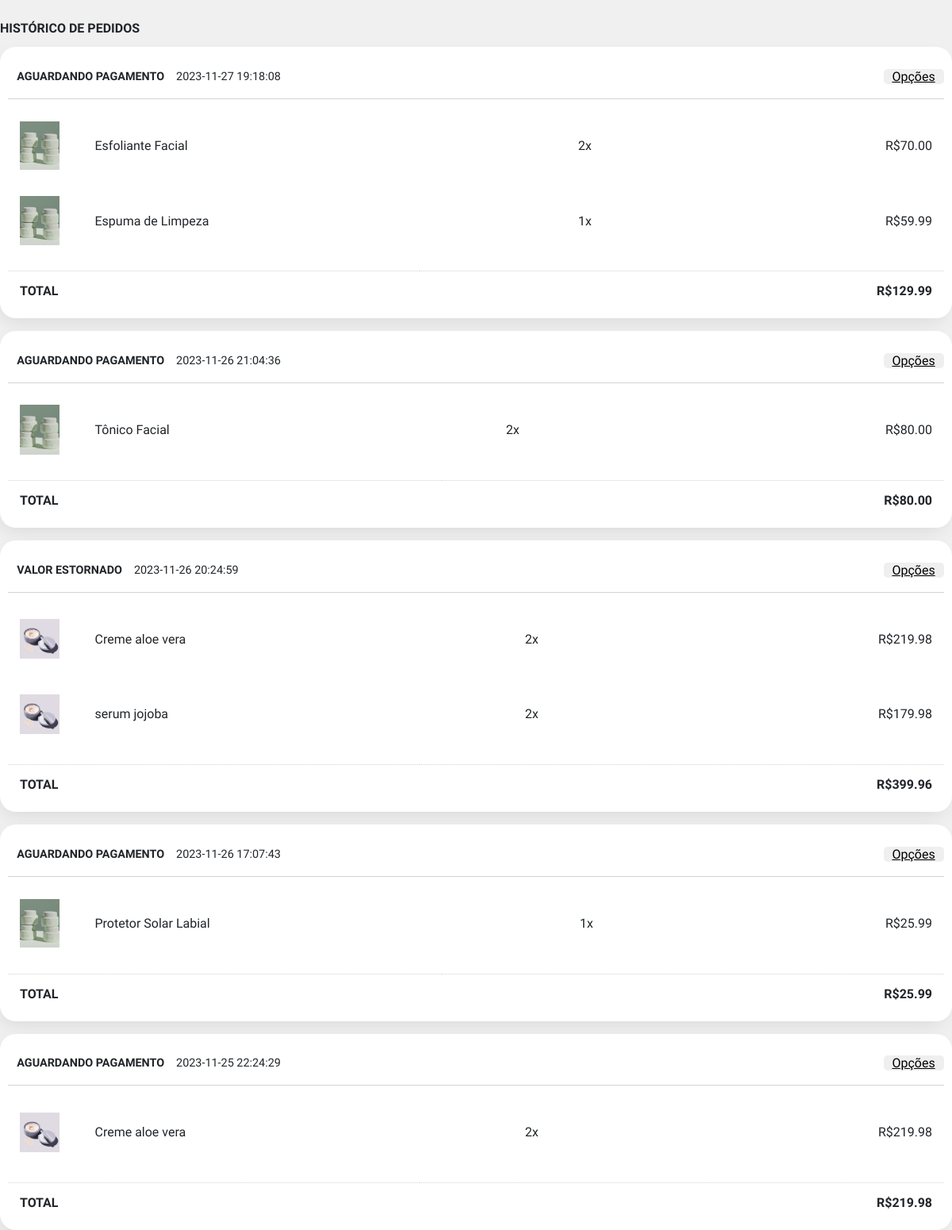
Page /view/historico.php?id=6 (signed in) on the committed database.
### tables this page shows
CREATE TABLE IF NOT EXISTS `pedidos` (
  `ID_PEDIDO` int NOT NULL AUTO_INCREMENT,
  `id_cliente` int DEFAULT NULL,
  `id_endereco` int DEFAULT NULL,
  `valor` decimal(10,2) DEFAULT NULL,
  `pagamento` varchar(50) DEFAULT NULL,
  `status` varchar(100) DEFAULT NULL,
  `datahora` datetime DEFAULT NULL,
  PRIMARY KEY (`ID_PEDIDO`),
  KEY `id_cliente` (`id_cliente`),
  KEY `id_endereco` (`id_endereco`)
);

CREATE TABLE IF NOT EXISTS `itens` (
  `ID_ITENS` int NOT NULL AUTO_INCREMENT,
  `id_pedido` int DEFAULT NULL,
  `id_produto` int DEFAULT NULL,
  `nome` varchar(100) NOT NULL,
  `quantidade` int DEFAULT NULL,
  `valor_uni` decimal(10,2) DEFAULT NULL,
  `valor_total` decimal(10,2) DEFAULT NULL,
  `datahora` datetime DEFAULT NULL,
  PRIMARY KEY (`ID_ITENS`),
  KEY `id_pedido` (`id_pedido`),
  KEY `id_produto` (`id_produto`),
  KEY `nome_fk` (`nome`)
);

### model/manager.php (called while the page is built, shortened)
<?php
        function historico($id){
            require "conexao.php";
            $sql = "SELECT * FROM pedidos WHERE id_cliente='$id' ORDER BY datahora DESC";
            $result=$conn->query($sql);
           if($result->num_rows > 0){
               $num = $result ->num_rows;
               $dados=array();
               $dados["result"] = 1;
               $dados["num"]=$num;
               $i=0;
               while($row=$result->fetch_assoc()){
                   $dados[$i]["id"] =          $row["ID_PEDIDO"];
                   $dados[$i]["id_cliente"] =  $row["id_cliente"];
                   $dados[$i]["id_endereco"] =         $row["id_endereco"];
                   $dados[$i]["valor"] =      $row["valor"];
                   $dados[$i]["pagamento"] =      $row["pagamento"];
                   $dados[$i]["status"] =      $row["status"];
                        if ($row['status']=="1"){ $dados[$i]["status"] = "Aguardando Pagamento";};
                        if ($row['status']=="6"){ $dados[$i]["status"] = "Valor Estornado";}
                   $dados[$i]["datahora"] =      $row["datahora"];
                $i++;
               }
               return $dados;
           }else{
               $dados["result"] = 0;
                   $conn->close();
                   return $dados;
               }
               }
               function itens($pedido) {
                require "conexao.php";
            $sql = "SELECT * FROM itens WHERE id_pedido='$pedido'";
            $result=$conn->query($sql);
           if($result->num_rows > 0){
               $dados=array();
               $dados["result"] = 1;
               $i=0;
               while($row=$result->fetch_assoc()){
                   $dados[$i]["id"] =          $row["ID_ITENS"];
                   $dados[$i]["id_produto"] =  $row["id_produto"];
                   $dados[$i]["nome"] =       $row["nome"];
                   $dados[$i]["quantidade"] =   $row["quantidade"];
                   $dados[$i]["valor_uni"] =      $row["valor_uni"];
                   $dados[$i]["valor_total"] =      $row["valor_total"];
                   $dados[$i]["datahora"] =    $row["datahora"];
               $dados["num"]=$i;
                $i++;
               }
               return $dados;
           }else{
               $dados["result"] = 0;
                   $conn->close();
                   return $dados;
               }
            }
            function imgProduto($id) {
                require "conexao.php";
            $sql = "SELECT img FROM produtos WHERE ID_PRODUTO='$id'";
            $result=$conn->query($sql);
           if($result->num_rows > 0){
               $num = $result ->num_rows;
               $dados=array();
               $dados["result"] = 1;
               $dados["num"]=$num;
               while($row=$result->fetch_assoc()){
                   $dados["img"] =    $row["img"];
               }
               return $dados;
           }else{
               $dados["result"] = 0;
                   $conn->close();
                   return $dados;
               }
            }
        ?>

### view/historico.php (the view, shortened to what this page needs)
<html lang="en">
<head>
<link rel="stylesheet" href="https://stackpath.bootstrapcdn.com/bootstrap/4.1.3/css/bootstrap.min.css">
    <link href="../assets/style/meuperfil.css" rel="stylesheet">
</head>
<body class="fade-in">
   <p id="title">Histórico de Pedidos</p>
   <br>
<head>
</head>
<body>
    <?php
    require '../model/manager.php';
    $historico = historico($_GET["id"]);
    if($historico["result"] == 0){ echo "<br>Você ainda não efetuou nenhum pedido, faça seu primeiro agora!"; }else{
        for($i=0;$i<$historico["num"];$i++){
    echo"
      <form action=\"\">
<div class=\"cartao\">
<table class=\"tabela\">
    <tr class=\"th\"> <td class=\"status\">".$historico[$i]["status"]."<span class=\"data\"> ".$historico[$i]["datahora"]."</span></td><td class=\"options_td\">
<select class=\"options\" name=\"options\">
  <option value=\"maca\" disabled selected>Opções</option>
  <option value=\"rastrear\">Rastrear o Pacote</option>
  <option value=\"devolucao\">Devolução</option>
  <option value=\"nota\">Nota Fiscal</option>
  <option value=\"recebido\">Recebido</option>
  <option value=\"cancelar\">Cancelar</option>
</select></td></tr>
</table>
    <table>";
    $itens = itens($historico[$i]["id"]);
    for($ii=0;$ii<=$itens["num"];$ii++){
    $img = imgProduto($itens[$ii]["id_produto"]);
    echo
"   <tr><td class=\"img\"><img src=\"media/".$img["img"]."\" alt=\"\" style=\"width:50px;\"></td>
    <td class=\"produto\"><span class=\"nome_produto\">".$itens[$ii]["nome"]."</span></td>
    <td class=\"quant\"> <span class=\"quantidade\">".$itens[$ii]["quantidade"]."x</span> </td>
    <td class=\"valor\"><span class=\"preco\">R$".$itens[$ii]["valor_total"]."</span></td></tr>";
    };
echo"
    </table>
    <table class=\"ultima\">
    <tr>
        <td class=\"total\">Total</td>
        <td class=\"total_valor\"> R$".$historico[$i]["valor"]."</td>
    </tr>
    </table>
</div>
</form>";
        }}  ?>
</body>
</html>
</body>

### assets/style/meuperfil.css (style rules this page uses)
body, html { height: 100% !important; margin: 0 !important; background-color: #f0f0f0 !important; }
.fade-in { opacity: 0; animation: fadeIn 0.2s ease-in forwards; }

### view/historico.php (style rules this page uses)
:root { --white: #f9f9f9; --green: #1A3D1F; --yellow: #B9C394; --lgreen: #B9C394; }
.fade-in { opacity: 0; animation: fadeIn 0.1s ease-in forwards; }
body { padding-top: 1.5em; font-family: 'Questrial'; height: 100%; }
table { border-collapse: collapse; width: 100%; }
table, th, td { border: none; }
th, td { text-align: left; padding: 15px; }
#title { font-weight: 700; text-transform: uppercase; margin-bottom: -0.8rem; }
.cartao { width: 100%; border: 0px; background-color: white; border-radius: 20px !important; padding: 10px; box-shadow: rgba(0, 0, 0, 0.1) -4px 9px 25px -6px; }
.options_td { text-align: right; padding: 0px; }
.options { border: none; outline: none; padding-left: 10px; width: 2cm; text-decoration: underline; border-radius: 5px; -webkit-appearance: none; -moz-appearance: none; appearance: none; cursor: pointer; }
.status { padding-left: 0.3cm; font-weight: 800; padding-top: 0.5cm; padding-bottom: 0.5cm; text-transform: uppercase; font-size: 0.9em; }
.data { padding-left: 0.3cm; font-weight: 500; }
.th { border-bottom: lightgray 1px solid; }
.tabela { margin-bottom: 0.3cm; }
.produto { max-width: 5cm; text-align: left; }
.quant { max-width: 4cm; }
.valor { max-width: 3cm; text-align: right !important; }
.preco { width: 100%; }
.img { height: 2.5cm; max-width: 2.5cm; width: 2.5cm; }
.total_valor { text-align: right; font-weight: 700; padding-top: 15px; }
.ultima { margin-top: 1em; border-top: lightgray 1px dotted; }
.total { padding-top: 15px; font-weight: 700; text-transform: uppercase; }

### rows in the picture
pedidos: status "AGUARDANDO PAGAMENTO", datahora "2023-11-27 19:18:08", valor "129.99"
itens: nome "Esfoliante Facial", quantidade "2", valor_total "70.00"
itens: nome "Espuma de Limpeza", quantidade "1", valor_total "59.99"
pedidos: status "AGUARDANDO PAGAMENTO", datahora "2023-11-26 21:04:36", valor "80.00"
itens: shows a picture, nome "Tônico Facial", quantidade "2", valor_total "80.00"
pedidos: status "VALOR ESTORNADO", datahora "2023-11-26 20:24:59", valor "399.96"
itens: nome "Creme aloe vera", quantidade "2", valor_total "219.98"
itens: nome "serum jojoba", quantidade "2", valor_total "179.98"
pedidos: status "AGUARDANDO PAGAMENTO", datahora "2023-11-26 17:07:43", valor "25.99"
itens: nome "Protetor Solar Labial", quantidade "1", valor_total "25.99"
pedidos: status "AGUARDANDO PAGAMENTO", datahora "2023-11-25 22:24:29", valor "219.98"
itens: nome "Creme aloe vera", quantidade "2", valor_total "219.98"
